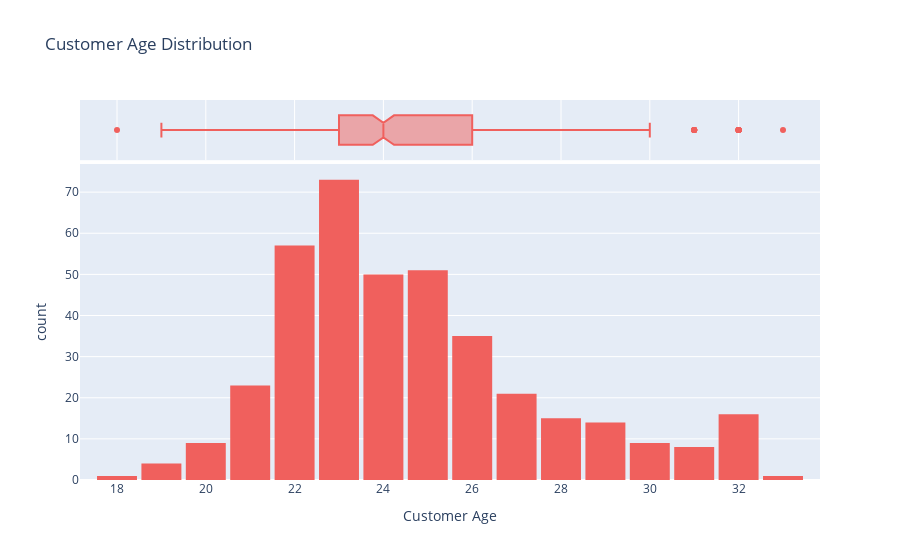
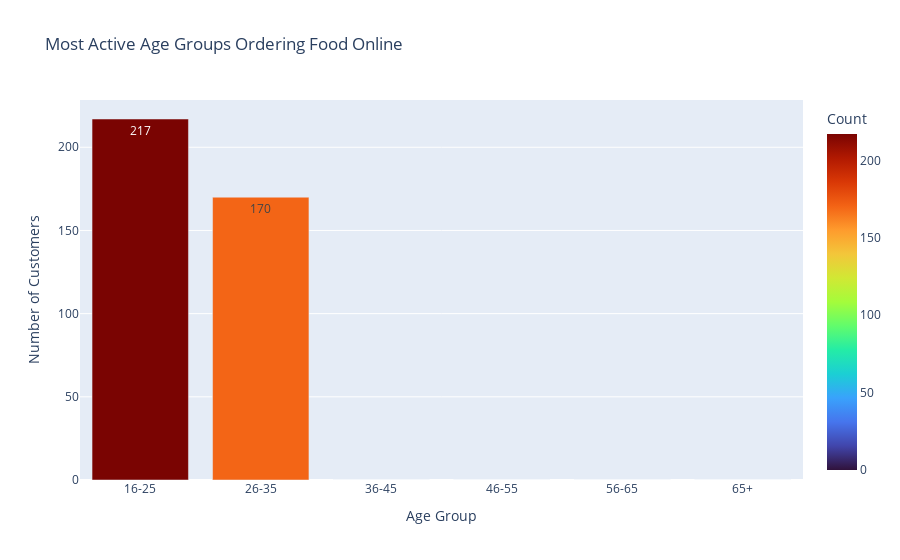

The cell these charts' notebook holds for them, in order:
### Code cell
#2. Customer Age Distribution
df = df[df['Age'].notnull()]
df['Age'] = pd.to_numeric(df['Age'], errors='coerce')
df = df.dropna(subset=['Age'])

fig = px.histogram(df,
                  x='Age',
                  nbins=20,
                  title='Customer Age Distribution',
                  labels={'Age': 'Customer Age'},
                  color_discrete_sequence=['#f0605d'],
                  marginal='box',
                  hover_data=df.columns)
fig.update_layout(bargap=0.1)
fig.show()

# Age groups
bins = [15, 25, 35, 45, 55, 65, 100]
labels = ['16-25', '26-35', '36-45', '46-55', '56-65', '65+']
df['Age Group'] = pd.cut(df['Age'], bins=bins, labels=labels, right=False)

age_group_counts = df['Age Group'].value_counts().sort_index()
age_group_df = age_group_counts.reset_index()
age_group_df.columns = ['Age Group', 'Count']

fig = px.bar(age_group_df,
            x='Age Group',
            y='Count',
            title='Most Active Age Groups Ordering Food Online',
            color='Count',
            color_continuous_scale='Turbo',
            text='Count')
fig.update_layout(xaxis_title='Age Group', yaxis_title='Number of Customers')
fig.show()

### Figure 1 — Plotly figure (JSON) as saved in the notebook; plotly's stock layout.template omitted (floating-point values rounded to 4 significant figures; data arrays with more than 128 entries replaced by an {"elided": "..."} marker saying what was removed)
{"data": [{"alignmentgroup": "True", "bingroup": "x", "hovertemplate": "Customer Age=%{x}<br>count=%{y}<extra></extra>", "legendgroup": "", "marker": {"color": "#f0605d", "pattern": {"shape": ""}}, "name": "", "nbinsx": 20, "offsetgroup": "", "orientation": "v", "showlegend": false, "type": "histogram", "x": {"elided": "387 int values"}, "xaxis": "x", "yaxis": "y"}, {"alignmentgroup": "True", "customdata": {"elided": "387x56 mixed values"}, "hovertemplate": "Customer Age=%{x}<br>Gender=%{customdata[0]}<br>Marital Status=%{customdata[1]}<br>Occupation=%{customdata[2]}<br>Monthly Income=%{customdata[3]}<br>Educational Qualifications=%{customdata[4]}<br>Family size=%{customdata[5]}<br>latitude=%{customdata[6]}<br>longitude=%{customdata[7]}<br>Pin code=%{customdata[8]}<br>Medium (P1)=%{customdata[9]}<br>Medium (P2)=%{customdata[10]}<br>Meal(P1)=%{customdata[11]}<br>Meal(P2)=%{customdata[12]}<br>Perference(P1)=%{customdata[13]}<br>Perference(P2)=%{customdata[14]}<br>Ease and convenient=%{customdata[15]}<br>Time saving=%{customdata[16]}<br>More restaurant choices=%{customdata[17]}<br>Easy Payment option=%{customdata[18]}<br>More Offers and Discount=%{customdata[19]}<br>Good Food quality=%{customdata[20]}<br>Good Tracking system=%{customdata[21]}<br>Self Cooking=%{customdata[22]}<br>Health Concern=%{customdata[23]}<br>Late Delivery=%{customdata[24]}<br>Poor Hygiene=%{customdata[25]}<br>Bad past experience=%{customdata[26]}<br>Unavailability=%{customdata[27]}<br>Unaffordable=%{customdata[28]}<br>Long delivery time=%{customdata[29]}<br>Delay of delivery person getting assigned=%{customdata[30]}<br>Delay of delivery person picking up food=%{customdata[31]}<br>Wrong order delivered=%{customdata[32]}<br>Missing item=%{customdata[33]}<br>Order placed by mistake=%{customdata[34]}<br>Influence of time=%{customdata[35]}<br>Order Time=%{customdata[36]}<br>Maximum wait time=%{customdata[37]}<br>Residence in busy location=%{customdata[38]}<br>Google Maps Accuracy=%{customdata[39]}<br>Good Road Condition=%{customdata[40]}<br>Low quantity low time=%{customdata[41]}<br>Delivery person ability=%{customdata[42]}<br>Influence of rating=%{customdata[43]}<br>Less Delivery time=%{customdata[44]}<br>High Quality of package=%{customdata[45]}<br>Number of calls=%{customdata[46]}<br>Politeness=%{customdata[47]}<br>Freshness=%{customdata[48]}<br>Temperature=%{customdata[49]}<br>Good Taste=%{customdata[50]}<br>Good Quantity=%{customdata[51]}<br>Output=%{customdata[52]}<br>Reviews=%{customdata[53]}<br>Age Group=%{customdata[54]}<br>Monthly Income Numeric=%{customdata[55]}<extra></extra>", "legendgroup": "", "marker": {"color": "#f0605d"}, "name": "", "notched": true, "offsetgroup": "", "showlegend": false, "type": "box", "x": {"elided": "387 int values"}, "xaxis": "x2", "yaxis": "y2"}], "layout": {"autosize": true, "bargap": 0.1, "barmode": "relative", "legend": {"tracegroupgap": 0}, "title": {"text": "Customer Age Distribution"}, "xaxis": {"anchor": "y", "autorange": true, "domain": [0, 1], "range": [17.17, 33.83], "title": {"text": "Customer Age"}, "type": "linear"}, "xaxis2": {"anchor": "y2", "autorange": true, "domain": [0, 1], "matches": "x", "range": [17.17, 33.83], "showgrid": true, "showticklabels": false, "type": "linear"}, "yaxis": {"anchor": "x", "autorange": true, "domain": [0, 0.8316], "range": [0, 76.84], "title": {"text": "count"}}, "yaxis2": {"anchor": "x2", "autorange": true, "domain": [0.8416, 1], "matches": "y2", "range": [-0.5, 0.5], "showgrid": false, "showline": false, "showticklabels": false, "ticks": "", "type": "category"}}}

### Figure 2 — Plotly figure (JSON) as saved in the notebook; plotly's stock layout.template omitted (floating-point values rounded to 4 significant figures)
{"data": [{"alignmentgroup": "True", "hovertemplate": "Age Group=%{x}<br>Count=%{marker.color}<extra></extra>", "legendgroup": "", "marker": {"color": [217, 170, 0, 0, 0, 0], "coloraxis": "coloraxis", "pattern": {"shape": ""}}, "name": "", "offsetgroup": "", "orientation": "v", "showlegend": false, "text": [217, 170, 0, 0, 0, 0], "textposition": "auto", "type": "bar", "x": ["16-25", "26-35", "36-45", "46-55", "56-65", "65+"], "xaxis": "x", "y": [217, 170, 0, 0, 0, 0], "yaxis": "y"}], "layout": {"autosize": true, "barmode": "relative", "coloraxis": {"colorbar": {"title": {"text": "Count"}}, "colorscale": [[0, "#30123b"], [0.07143, "#4145ab"], [0.1429, "#4675ed"], [0.2143, "#39a2fc"], [0.2857, "#1bcfd4"], [0.3571, "#24eca6"], [0.4286, "#61fc6c"], [0.5, "#a4fc3b"], [0.5714, "#d1e834"], [0.6429, "#f3c63a"], [0.7143, "#fe9b2d"], [0.7857, "#f36315"], [0.8571, "#d93806"], [0.9286, "#b11901"], [1, "#7a0402"]]}, "legend": {"tracegroupgap": 0}, "title": {"text": "Most Active Age Groups Ordering Food Online"}, "xaxis": {"anchor": "y", "autorange": true, "domain": [0, 1], "range": [-0.5, 5.5], "title": {"text": "Age Group"}, "type": "category"}, "yaxis": {"anchor": "x", "autorange": true, "domain": [0, 1], "range": [0, 228.4], "title": {"text": "Number of Customers"}, "type": "linear"}}}
